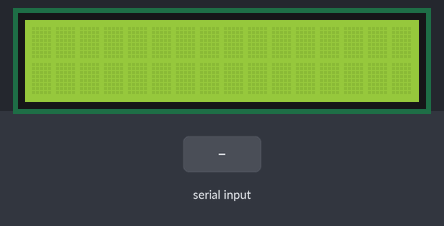
A sketch run on a simulated Arduino Uno, built with avr-gcc and run on an emulated ATmega328P. Shown: 16×2 character LCD. The inputs (shaded band) are chosen by the test bench.

Above: at 1.2 s.
1.3 s: "1" received over Serial
At 3.0 s:
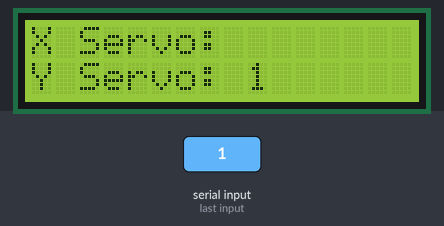
3.8 s: "0" received over Serial
At 6.0 s:
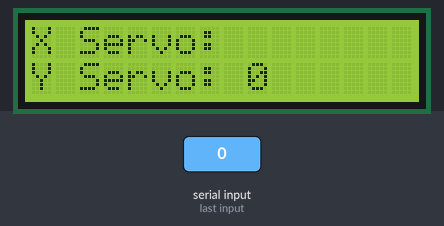
6.3 s: "2" received over Serial
At 8.0 s:
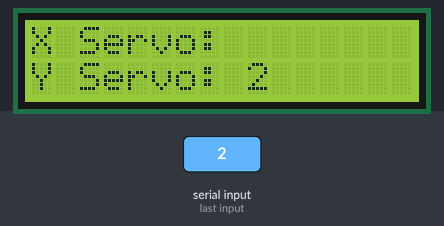
Timing chart, 0 to 9.5 s (numbered marks = the images above; inputs shaded):
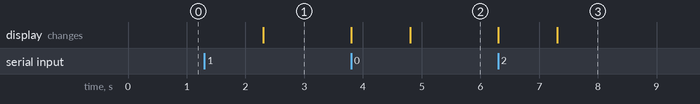

The sketch:

AutoWeapon.ino
```cpp
#include <LiquidCrystal.h>

String x_servo_angle;
String y_servo_angle;

LiquidCrystal lcd(12, 11, 5, 4, 3, 2);

void setup()
{
  Serial.begin(9600);
  lcd.begin(16, 2);
}

void loop()
{
  if (Serial.available() > 0)
  {
    lcd.clear();
    x_servo_angle = "";
    y_servo_angle = "";
    String a = Serial.readString();
    //lcd.print(a);
    int index_comma = (a.indexOf(','));
    for (int i = 0; i < index_comma; i++)
    {
      x_servo_angle += a[i];
    }
    for (int i = index_comma + 1; i < a.length(); i++)
    {
      y_servo_angle += a[i];
    }

    lcd.print("X Servo: " + x_servo_angle);
    lcd.setCursor(0,1);
    lcd.print("Y Servo: " + y_servo_angle);
  }
}
```

Measured:
- after the input at 1.3 s, the display: changes after 1.0 s (image 1)
- after the input at 3.8 s, the display: first changes at once (image 2 shows a later state)
- after the input at 6.3 s, the display: first changes at once (image 3 shows a later state)
